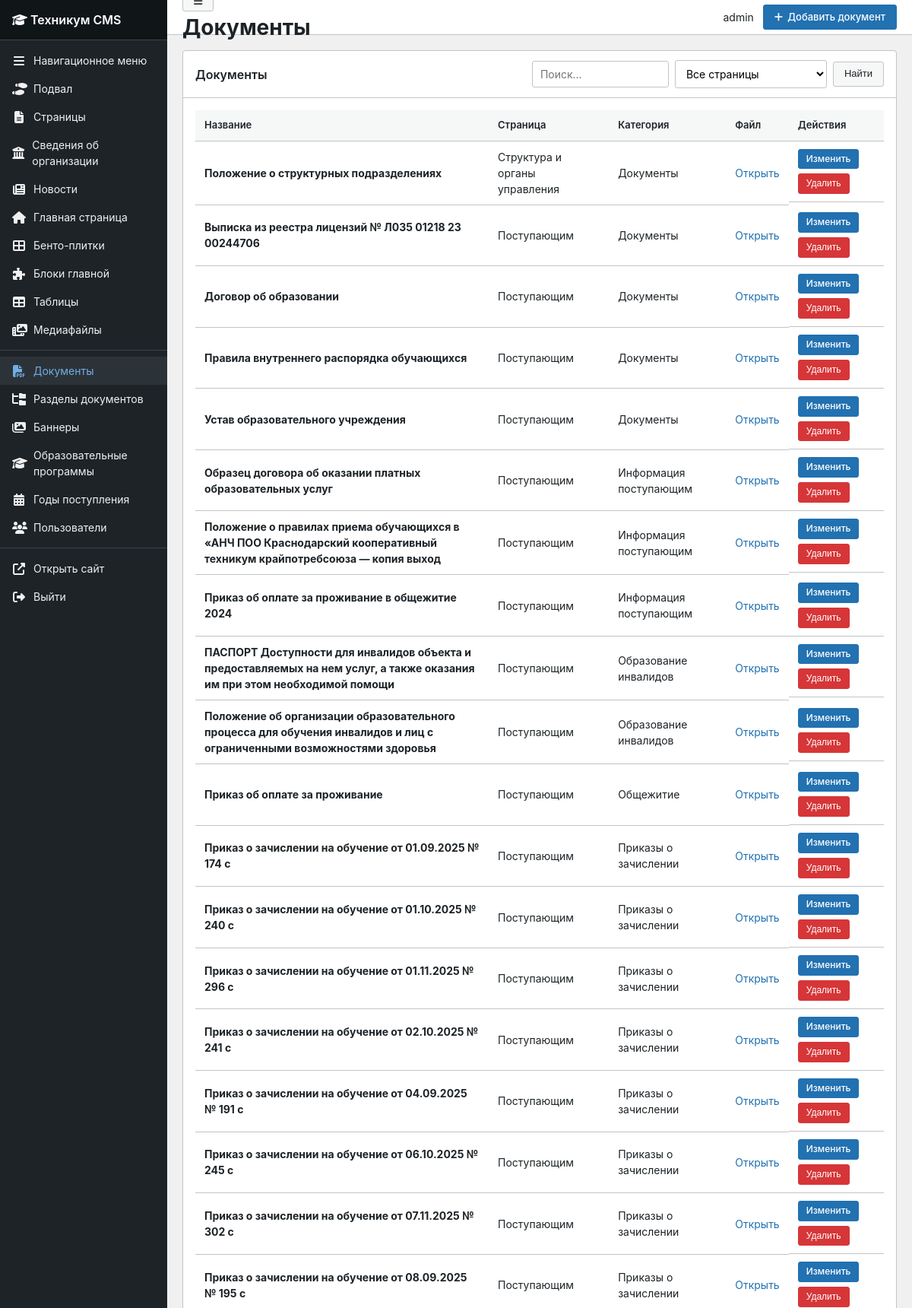
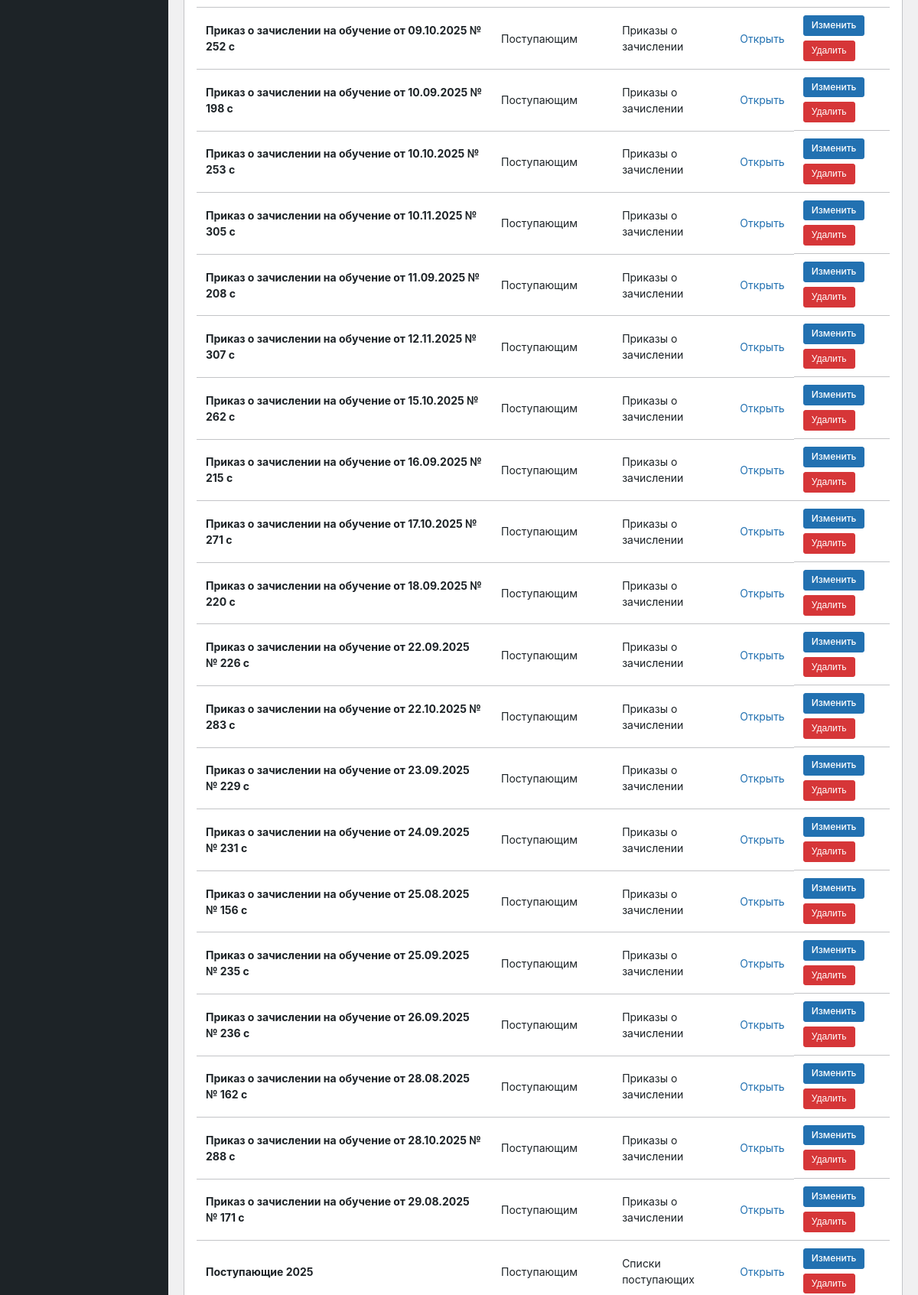
/panel/documents/ (signed in, upper part), run on the app's committed database (2 pictures, top to bottom).
### cms/models.py (models this page shows, shortened)
class Document(models.Model):
    CATEGORY_CHOICES = [
        ('dokumenti', 'Документы'),
        ('informatsiya_postupayushchim', 'Информация поступающим'),
        ('obrazovanie_invalidov', 'Образование инвалидов'),
        ('obshchezhitie', 'Общежитие'),
        ('prikazi_o_zachislenii', 'Приказы о зачислении'),
        ('spiski_postupayushchikh', 'Списки поступающих'),
        ('usloviya_priyoma', 'Условия приёма'),
        ('zayavlenie_o_priyome_i_dogovor', 'Заявление о приёме и договор'),
        ('osnovnye_svedeniya', 'Основные сведения'),
        ('dokumenty_i_licenzii', 'Документы и лицензии'),
        ('obrazovanie', 'Образование'),
        ('rukovodstvo', 'Руководство'),
        ('pedagogicheskiy_sostav', 'Педагогический состав'),
        ('materialno_tekhnicheskoe', 'Материально-техническое обеспечение'),
        ('platnye_uslugi', 'Платные образовательные услуги'),
        ('finansovo_khozyaystvennaya', 'Финансово-хозяйственная деятельность'),
        ('vakantnyye_mesta', 'Вакантные места'),
        ('stipendii', 'Стипендии и меры поддержки'),
        ('mezhdunarodnoe', 'Международное сотрудничество'),
        ('organizatsiya_pitaniya', 'Организация питания'),
        ('obrazovatelnye_standarty', 'Образовательные стандарты'),
        ('pedagogicheskiy_sostav', 'Педагогический состав'),
        ('attestatsiya', 'Аттестация педагогических работников'),
        ('metodicheskiy_kabinet', 'Методический кабинет'),
        ('konferentsiya', 'Студенческая научно-практическая конференция'),
        ('student_docs', 'Документы студентам'),
        ('trudoustrojstvo_docs', 'Трудоустройство'),
        ('ssk_docs', 'Документы ССК'),
        ('antinarko_docs', 'Антинарко'),
        ('antikorrupciya_docs', 'Антикоррупция'),
        ('profilaktika_docs', 'Профилактика'),
        ('other', 'Прочее'),
    ]
    page = models.ForeignKey(
        Page,
        on_delete=models.CASCADE,
        related_name='documents',
        verbose_name='Страница',
        null=True,
        blank=True
    )
    category = models.CharField('Категория', max_length=100, choices=CATEGORY_CHOICES, default='other')
    title = models.CharField('Название', max_length=200)
    description = models.TextField('Описание', blank=True)
    external_url = models.URLField('Внешняя ссылка', blank=True)
    file = models.FileField('Файл',upload_to='documents/%Y/%m/',blank=True,null=True)
    file_size = models.CharField('Размер файла', max_length=50, blank=True)
    order = models.IntegerField('Порядок', default=0)
    is_active = models.BooleanField('Активен', default=True)
    created_at = models.DateTimeField('Создано', auto_now_add=True)
    updated_at = models.DateTimeField('Обновлено', auto_now=True)
    class Meta:
        verbose_name = 'Документ'
        verbose_name_plural = 'Документы'
        ordering = ['category', 'order', 'title']

class Page(models.Model):
    title = models.CharField('Заголовок', max_length=200)
    slug = models.SlugField('URL', max_length=200, unique=True, blank=True)
    description = models.TextField('Описание', blank=True)
    content = RichTextUploadingField('Содержимое', blank=True)
    order = models.IntegerField('Порядок', default=0)
    parent = models.ForeignKey(
        'self',
        on_delete=models.SET_NULL,
        null=True,
        blank=True,
        related_name='subpages',
        verbose_name='Родительская страница'
    )
    is_published = models.BooleanField('Опубликовано', default=True)
    show_in_menu = models.BooleanField('Показывать в меню', default=False)
    meta_title = models.CharField('Meta Title', max_length=200, blank=True)
    meta_description = models.TextField('Meta Description', blank=True)
    meta_keywords = models.CharField('Meta Keywords', max_length=200, blank=True)
    created_at = models.DateTimeField('Создано', auto_now_add=True)
    updated_at = models.DateTimeField('Обновлено', auto_now=True)
    class Meta:
        verbose_name = 'Страница'
        verbose_name_plural = 'Страницы'
        ordering = ['-created_at']

### cms/panel_views.py (the view)
# urls.py: path('documents/', panel_views.document_list, name='document_list'),
@staff_required
def document_list(request):
    items = Document.objects.select_related('page').order_by('page', 'category', 'order')
    q = request.GET.get('q', '').strip()
    page_filter = request.GET.get('page', '')
    if q:
        items = items.filter(Q(title__icontains=q) | Q(description__icontains=q))
    if page_filter:
        items = items.filter(page_id=page_filter)
    pages = Page.objects.order_by('title')
    return render(request, 'panel/document_list.html', {
        'objects': items,
        'q': q,
        'page_filter': page_filter,
        'pages': pages,
        'active_menu': 'documents',
        'title': 'Документы',
        'add_url': reverse('panel:document_add'),
    })

### templates/panel/document_list.html (shortened to what this page needs)
{% extends 'panel/base.html' %}
{% block topbar_actions %}
<a href="{% url 'panel:document_add' %}" class="btn btn-primary"><i class="fas fa-plus"></i> Добавить документ</a>
{% endblock %}
{% block content %}
<div class="wp-card">
    <div class="wp-card-header">
        <h2>Документы</h2>
        <form method="get" style="display:flex;gap:8px;align-items:center;">
            <input type="text" name="q" value="{{ q }}" class="form-control" placeholder="Поиск..." style="width:180px;">
            <select name="page" class="form-select" style="width:200px;" onchange="this.form.submit()">
                <option value="">Все страницы</option>
            </select>
            <button type="submit" class="btn btn-secondary">Найти</button>
        </form>
    </div>
    <div class="wp-card-body">
        {% if objects %}
        <table class="wp-table">
            <thead>
                <tr>
                    <th>Название</th>
                    <th>Страница</th>
                    <th>Категория</th>
                    <th>Файл</th>
                    <th>Действия</th>
                </tr>
            </thead>
            <tbody>
                {% for doc in objects %}
                <tr>
                    <td><strong>{{ doc.title }}</strong></td>
                    <td>{{ doc.page.title|default:"—" }}</td>
                    <td>{{ doc.get_category_display }}</td>
                    <td>
                        {% if doc.file %}
                        <a href="{{ doc.file.url }}" target="_blank">Открыть</a>
                        {% elif doc.external_url %}
                        <a href="{{ doc.external_url }}" target="_blank">Ссылка</a>
                        {% else %}—{% endif %}
                    </td>
                    <td class="actions">
                        <a href="{% url 'panel:document_edit' doc.pk %}" class="btn btn-sm btn-primary">Изменить</a>
                        <form method="post" action="{% url 'panel:document_delete' doc.pk %}" style="display:inline;" onsubmit="return confirm('Удалить?');">
                            <button type="submit" class="btn btn-sm btn-danger">Удалить</button>
                        </form>
                    </td>
                </tr>
                {% endfor %}
            </tbody>
        </table>
        {% else %}
        <p style="color:#646970;">Документов нет. <a href="{% url 'panel:document_add' %}">Добавить</a></p>
        {% endif %}
    </div>
</div>
{% endblock %}

### templates/panel/base.html (shortened to what this page needs)
{% load static %}
<!DOCTYPE html>
<html lang="ru">
<head>
    <link rel="stylesheet" href="https://cdnjs.cloudflare.com/ajax/libs/font-awesome/6.4.0/css/all.min.css">
    <link rel="stylesheet" href="{% static 'panel/admin.css' %}">
</head>
<body class="{% block body_class %}{% endblock %}">
<div class="wp-admin">
    <aside class="wp-sidebar" id="wp-sidebar">
        <div class="wp-sidebar-logo">
            <a href="{% url 'panel:dashboard' %}"><i class="fas fa-graduation-cap"></i> <span>Техникум CMS</span></a>
        </div>
        <ul class="wp-menu">
            <li class="wp-menu-item {% if active_menu == 'menu' %}active{% endif %}">
                <a href="{% url 'panel:menu_list' %}"><i class="fas fa-bars"></i> <span>Навигационное меню</span></a>
            </li>
            <li class="wp-menu-item {% if active_menu == 'footer' %}active{% endif %}">
                <a href="{% url 'panel:footer' %}"><i class="fas fa-shoe-prints"></i> <span>Подвал</span></a>
            </li>
            <li class="wp-menu-item {% if active_menu == 'pages' %}active{% endif %}">
                <a href="{% url 'panel:page_list' %}"><i class="fas fa-file-lines"></i> <span>Страницы</span></a>
            </li>
            <li class="wp-menu-item {% if active_menu == 'organization' %}active{% endif %}">
                <a href="{% url 'panel:organization_hub' %}"><i class="fas fa-building-columns"></i> <span>Сведения об организации</span></a>
            </li>
            <li class="wp-menu-item {% if active_menu == 'news' %}active{% endif %}">
                <a href="{% url 'panel:news_list' %}"><i class="fas fa-newspaper"></i> <span>Новости</span></a>
            </li>
            <li class="wp-menu-item {% if active_menu == 'homepage' %}active{% endif %}">
                <a href="{% url 'panel:homepage' %}"><i class="fas fa-house"></i> <span>Главная страница</span></a>
            </li>
            <li class="wp-menu-item {% if active_menu == 'quicklinks' %}active{% endif %}">
                <a href="{% url 'panel:quicklink_list' %}"><i class="fas fa-th-large"></i> <span>Бенто-плитки</span></a>
            </li>
            <li class="wp-menu-item {% if active_menu == 'homeblocks' %}active{% endif %}">
                <a href="{% url 'panel:homeblock_list' %}"><i class="fas fa-puzzle-piece"></i> <span>Блоки главной</span></a>
            </li>
            <li class="wp-menu-item {% if active_menu == 'tables' %}active{% endif %}">
                <a href="{% url 'panel:table_list' %}"><i class="fas fa-table"></i> <span>Таблицы</span></a>
            </li>
            <li class="wp-menu-item {% if active_menu == 'media' %}active{% endif %}">
                <a href="{% url 'panel:media' %}"><i class="fas fa-photo-film"></i> <span>Медиафайлы</span></a>
            </li>
            <li class="wp-menu-separator"></li>
            <li class="wp-menu-item {% if active_menu == 'documents' %}active{% endif %}">
                <a href="{% url 'panel:document_list' %}"><i class="fas fa-file-pdf"></i> <span>Документы</span></a>
            </li>
            <li class="wp-menu-item {% if active_menu == 'docsections' %}active{% endif %}">
                <a href="{% url 'panel:docsection_list' %}"><i class="fas fa-folder-tree"></i> <span>Разделы документов</span></a>
            </li>
            <li class="wp-menu-item {% if active_menu == 'banners' %}active{% endif %}">
                <a href="{% url 'panel:banner_list' %}"><i class="fas fa-images"></i> <span>Баннеры</span></a>
            </li>
            <li class="wp-menu-item {% if active_menu == 'programs' %}active{% endif %}">
                <a href="{% url 'panel:program_list' %}"><i class="fas fa-graduation-cap"></i> <span>Образовательные программы</span></a>
            </li>
            <li class="wp-menu-item {% if active_menu == 'admission_years' %}active{% endif %}">
                <a href="{% url 'panel:admission_year_list' %}"><i class="fas fa-calendar-alt"></i> <span>Годы поступления</span></a>
            </li>
            {% if request.user.is_superuser %}
            <li class="wp-menu-item {% if active_menu == 'users' %}active{% endif %}">
                <a href="{% url 'panel:user_list' %}"><i class="fas fa-users"></i> <span>Пользователи</span></a>
            </li>
            {% endif %}
            <li class="wp-menu-separator"></li>
            <li class="wp-menu-item">
                <a href="/" target="_blank"><i class="fas fa-external-link-alt"></i> <span>Открыть сайт</span></a>
            </li>
            <li class="wp-menu-item">
                <a href="{% url 'panel:logout' %}"><i class="fas fa-right-from-bracket"></i> <span>Выйти</span></a>
            </li>
        </ul>
    </aside>
    <div class="wp-main">
        <header class="wp-topbar">
            <div class="wp-topbar-left">
                <button type="button" class="btn btn-secondary btn-sidebar-toggle" id="btn-sidebar-toggle" title="Свернуть / развернуть меню" aria-label="Свернуть меню">
                    <i class="fas fa-bars"></i>
                </button>
                <h1>{{ title|default:"Панель управления" }}</h1>
            </div>
            <div class="wp-topbar-actions">
                <span>{{ request.user.get_full_name|default:request.user.username }}</span>
                {% block topbar_actions %}{% endblock %}
            </div>
        </header>
        <div class="wp-content">
            {% block content %}{% endblock %}
        </div>
    </div>
</div>
</body>
</html>

### data on the page
Document: title "Положение о структурных подразделениях", page "Структура и органы управления", category "Документы"
Document: title "Выписка из реестра лицензий № Л035 01218 23 00244706", page "Поступающим", category "Документы"
Document: title "Договор об образовании", page "Поступающим", category "Документы"
Document: title "Правила внутреннего распорядка обучающихся", page "Поступающим", category "Документы"
Document: title "Устав образовательного учреждения", page "Поступающим", category "Документы"
Document: title "Образец договора об оказании платных образовательных услуг", page "Поступающим", category "Информация поступающим"
Document: title "Положение о правилах приема обучающихся в «АНЧ ПОО Краснодарский кооперативный техникум крайпотребсоюза — копия выход", page "Поступающим", category "Информация поступающим"
Document: title "Приказ об оплате за проживание в общежитие 2024", page "Поступающим", category "Информация поступающим"
Document: title "ПАСПОРТ Доступности для инвалидов объекта и предоставляемых на нем услуг, а также оказания им при этом необходимой помощи", page "Поступающим", category "Образование инвалидов"
Document: title "Положение об организации образовательного процесса для обучения инвалидов и лиц с ограниченными возможностями здоровья", page "Поступающим", category "Образование инвалидов"
Document: title "Приказ об оплате за проживание", page "Поступающим", category "Общежитие"
Document: title "Приказ о зачислении на обучение от 01.09.2025 № 174 с", page "Поступающим", category "Приказы о зачислении"
Document: title "Приказ о зачислении на обучение от 01.10.2025 № 240 с", page "Поступающим", category "Приказы о зачислении"
Document: title "Приказ о зачислении на обучение от 01.11.2025 № 296 с", page "Поступающим", category "Приказы о зачислении"
Document: title "Приказ о зачислении на обучение от 02.10.2025 № 241 с", page "Поступающим", category "Приказы о зачислении"
Document: title "Приказ о зачислении на обучение от 04.09.2025 № 191 с", page "Поступающим", category "Приказы о зачислении"
Document: title "Приказ о зачислении на обучение от 06.10.2025 № 245 с", page "Поступающим", category "Приказы о зачислении"
Document: title "Приказ о зачислении на обучение от 07.11.2025 № 302 с", page "Поступающим", category "Приказы о зачислении"
Document: title "Приказ о зачислении на обучение от 08.09.2025 № 195 с", page "Поступающим", category "Приказы о зачислении"
Document: title "Приказ о зачислении на обучение от 09.10.2025 № 252 с", page "Поступающим", category "Приказы о зачислении"
Document: title "Приказ о зачислении на обучение от 10.09.2025 № 198 с", page "Поступающим", category "Приказы о зачислении"
Document: title "Приказ о зачислении на обучение от 10.10.2025 № 253 с", page "Поступающим", category "Приказы о зачислении"
Document: title "Приказ о зачислении на обучение от 10.11.2025 № 305 с", page "Поступающим", category "Приказы о зачислении"
Document: title "Приказ о зачислении на обучение от 11.09.2025 № 208 с", page "Поступающим", category "Приказы о зачислении"
Document: title "Приказ о зачислении на обучение от 12.11.2025 № 307 с", page "Поступающим", category "Приказы о зачислении"
Document: title "Приказ о зачислении на обучение от 15.10.2025 № 262 с", page "Поступающим", category "Приказы о зачислении"
Document: title "Приказ о зачислении на обучение от 16.09.2025 № 215 с", page "Поступающим", category "Приказы о зачислении"
Document: title "Приказ о зачислении на обучение от 17.10.2025 № 271 с", page "Поступающим", category "Приказы о зачислении"
Document: title "Приказ о зачислении на обучение от 18.09.2025 № 220 с", page "Поступающим", category "Приказы о зачислении"
Document: title "Приказ о зачислении на обучение от 22.09.2025 № 226 с", page "Поступающим", category "Приказы о зачислении"
Document: title "Приказ о зачислении на обучение от 22.10.2025 № 283 с", page "Поступающим", category "Приказы о зачислении"
Document: title "Приказ о зачислении на обучение от 23.09.2025 № 229 с", page "Поступающим", category "Приказы о зачислении"
Document: title "Приказ о зачислении на обучение от 24.09.2025 № 231 с", page "Поступающим", category "Приказы о зачислении"
Document: title "Приказ о зачислении на обучение от 25.08.2025 № 156 c", page "Поступающим", category "Приказы о зачислении"
Document: title "Приказ о зачислении на обучение от 25.09.2025 № 235 с", page "Поступающим", category "Приказы о зачислении"
Document: title "Приказ о зачислении на обучение от 26.09.2025 № 236 с", page "Поступающим", category "Приказы о зачислении"
Document: title "Приказ о зачислении на обучение от 28.08.2025 № 162 с", page "Поступающим", category "Приказы о зачислении"
Document: title "Приказ о зачислении на обучение от 28.10.2025 № 288 с", page "Поступающим", category "Приказы о зачислении"
Document: title "Приказ о зачислении на обучение от 29.08.2025 № 171 с", page "Поступающим", category "Приказы о зачислении"
Document: title "Поступающие 2025", page "Поступающим", category "Списки поступающих"

### other printed values
{{ title|default:"Панель управления" }} "Документы"
{{ request.user.get_full_name|default:request.user.username }} "admin"
